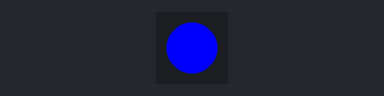
A program run on a simulated ESP32-S3. Parts: 1 RGB LEDs in strip order, left to right. WiFi joins after 1.5 s; servers stay silent unless stated; what the program prints to the serial monitor is not drawn.

Above: at 3.7 s.
At 9.9 s:
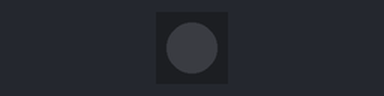
Timing chart, 0 to 11.6 s (numbered marks = the images above):
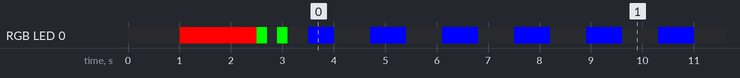

Measured:
- by itself, RGB LED 0: off → RGB(255, 0, 0) at 1.0 s, → RGB(0, 255, 0) 1.5 s later, → off 0.20 s later, → RGB(0, 255, 0) 0.20 s later, … (57 changes in this stretch)
- by itself, everything shown: repeats every 12.8 s, in 18 steps

The program:

main.cpp
```cpp
#include <Arduino.h>
#include <WiFi.h>
#include <WiFiClientSecure.h>
#include <HTTPClient.h>
#include <ArduinoJson.h>
#include <Adafruit_NeoPixel.h>

// ---------- User configuration ----------

const char* WIFI_SSID     = "Android";
const char* WIFI_PASSWORD = "1122334455";

const char* BACKEND_HOST  = "cloudcontrollerbackend.vercel.app";  // Vercel backend
const char* DELAY_PATH    = "/api/delay";

#define LED_PIN     48
#define NUM_PIXELS  1
#define LED_ON_R    0
#define LED_ON_G    0
#define LED_ON_B    255

// Delay range in MILLISECONDS from frontend (0.5 s to 5 s)
const int MIN_DELAY_MS = 500;      // 0.5 s
const int MAX_DELAY_MS = 5000;     // 5.0 s

// How often to poll backend for new delay
const unsigned long POLL_INTERVAL_MS = 3000;  // every 3 seconds

Adafruit_NeoPixel pixels(NUM_PIXELS, LED_PIN, NEO_GRB + NEO_KHZ800);

// current delay in ms (controls blink speed)
int blinkDelayMs = 700;            // default 0.7 s

unsigned long lastToggleTime = 0;
unsigned long lastPollTime   = 0;
bool ledOn = false;

// ---------- Helpers ----------

int clampDelayMs(int value) {
  if (value < MIN_DELAY_MS) return MIN_DELAY_MS;
  if (value > MAX_DELAY_MS) return MAX_DELAY_MS;
  return value;
}

void showColor(uint8_t r, uint8_t g, uint8_t b) {
  pixels.setPixelColor(0, pixels.Color(r, g, b));
  pixels.show();
}

void setLedState(bool on) {
  ledOn = on;
  if (on) {
    showColor(LED_ON_R, LED_ON_G, LED_ON_B);
  } else {
    showColor(0, 0, 0);
  }
}

// ---------- WiFi ----------

void connectToWiFi() {
  Serial.printf("Connecting to WiFi: %s\n", WIFI_SSID);
  WiFi.mode(WIFI_STA);
  WiFi.begin(WIFI_SSID, WIFI_PASSWORD);

  showColor(255, 0, 0);  // red while connecting

  uint8_t attempt = 0;
  while (WiFi.status() != WL_CONNECTED) {
    delay(500);
    Serial.print(".");
    attempt++;
    if (attempt >= 60) {
      Serial.println("\n[WiFi] Failed to connect, restarting...");
      for (int i = 0; i < 3; i++) {
        showColor(255, 0, 0); delay(150);
        showColor(0, 0, 0);   delay(150);
      }
      ESP.restart();
    }
  }

  Serial.println("\n[WiFi] Connected!");
  Serial.print("[WiFi] IP: ");
  Serial.println(WiFi.localIP());

  // Green twice on success
  for (int i = 0; i < 2; i++) {
    showColor(0, 255, 0); delay(200);
    showColor(0, 0, 0);   delay(200);
  }

  setLedState(false);
}

// ---------- Backend polling ----------

void fetchDelayFromCloud() {
  if (WiFi.status() != WL_CONNECTED) return;

  WiFiClientSecure client;
  client.setInsecure();  // keep TLS, skip cert validation for simplicity

  HTTPClient https;
  https.setTimeout(500); // do not block more than 500 ms per request

  String url = String("https://") + BACKEND_HOST + DELAY_PATH;

  if (!https.begin(client, url)) {
    Serial.println("[HTTP] https.begin() failed");
    return;
  }

  int httpCode = https.GET();
  if (httpCode == 200) {
    String payload = https.getString();
    StaticJsonDocument<128> doc;
    DeserializationError err = deserializeJson(doc, payload);
    if (!err && doc.containsKey("delay")) {
      int newDelayMs = clampDelayMs((int)doc["delay"]);
      if (newDelayMs != blinkDelayMs) {
        blinkDelayMs = newDelayMs;
        Serial.print("[HTTP] New blinkDelay: ");
        Serial.print(blinkDelayMs);
        Serial.println(" ms");
      }
    }
  } else {
    Serial.print("[HTTP] GET failed, code=");
    Serial.println(httpCode);
  }

  https.end();
}

// ---------- Arduino setup & loop ----------

void setup() {
  Serial.begin(115200);
  delay(1000);
  Serial.println("\n=== ESP32-S3 Cloud Flash Controller (ms only) ===");

  pixels.begin();
  pixels.clear();
  pixels.show();
  setLedState(false);

  connectToWiFi();
}

void loop() {
  if (WiFi.status() != WL_CONNECTED) {
    connectToWiFi();
  }

  unsigned long now = millis();

  // 1) Poll backend every POLL_INTERVAL_MS to get updated delay
  if (now - lastPollTime >= POLL_INTERVAL_MS) {
    lastPollTime = now;
    fetchDelayFromCloud();
  }

  // 2) Blink using the current blinkDelayMs (bigger => slower)
  if (now - lastToggleTime >= (unsigned long)blinkDelayMs) {
    lastToggleTime = now;
    setLedState(!ledOn);  // toggle LED
  }
}
```
